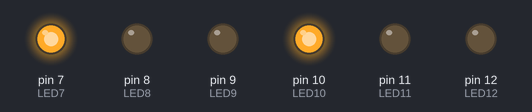
This sketch was run on a simulated Arduino Uno, built with avr-gcc and run on an emulated ATmega328P. Parts: output pins drawn as LEDs (lit = HIGH).

Above: at 0.5 s.
At 3.0 s:
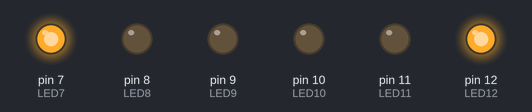
At 5.5 s:
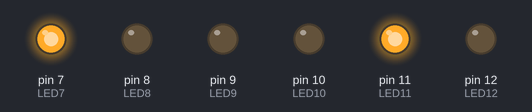
At 9.0 s:
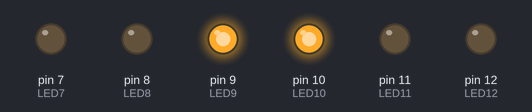
At 11.5 s:
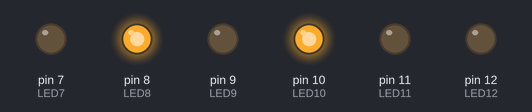
Timing chart, 0 to 15.6 s (numbered marks = the images above):
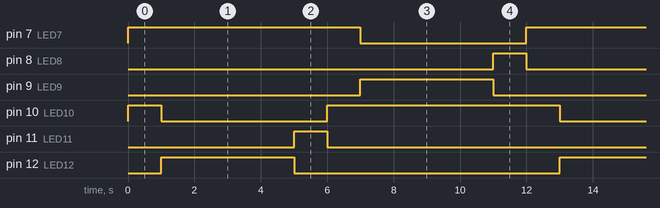

The sketch:

semafor_final.ino
```cpp
/*************************************************************************
**                                                                      **
**                                  Serial                              **
**       Joan torrescasana                       20/03/2017             **
*************************************************************************/

//****** Includes  *******************************************************


//****** Variables *******************************************************
//SEMAFOR A
const int LED7 = 7;                        // LED7 es el pin digital 7
const int LED8 = 8;                        // LED8 es el pin digital 8
const int LED9 = 9;                        // LED9 es el pin digital 9
//SEMAFOR B
const int LED10 = 10;                      // LED10 es el pin digital 10
const int LED11 = 11;                      //LED11 es el pin digital 11
const int LED12 = 12;                      // LED12 es el pin digital 12


//********** SETUP *******************************************************

void setup()
{
  pinMode(LED7, OUTPUT);      // sets the digital pin as output
  pinMode(LED8, OUTPUT);      // sets the digital pin as output
  pinMode(LED9, OUTPUT);      // sets the digital pin as output
  pinMode(LED10, OUTPUT);      // sets the digital pin as output
  pinMode(LED11, OUTPUT);      // sets the digital pin as output
  pinMode(LED12, OUTPUT);      // sets the digital pin as output
}

void loop()
{
  digitalWrite(LED7, HIGH);   // sets the LED on
  digitalWrite(LED10, HIGH);   // sets the LED on
  delay(1000);                 // waits for a second
  digitalWrite(LED7, HIGH);   // sets the LED on
  digitalWrite(LED10, LOW);    // sets the LED off
  digitalWrite(LED12, HIGH);   // sets the LED on
  delay(4000);                  // waits for FOUR seconds
  digitalWrite(LED7, HIGH);   // sets the LED on
  digitalWrite(LED12, LOW);    // sets the LED off
  digitalWrite(LED11, HIGH);   // sets the LED on
  delay(1000);                  // waits for FOUR seconds
  digitalWrite(LED11, LOW);   // sets the LED on
  digitalWrite(LED7, HIGH);   // sets the LED on
  digitalWrite(LED10, HIGH);   // sets the LED on
  delay(1000);                  // waits for FOUR seconds
  digitalWrite(LED7, LOW);   // sets the LED on
  digitalWrite(LED9, HIGH);   // sets the LED on
  digitalWrite(LED10, HIGH);   // sets the LED on
  delay(4000);                  // waits for FOUR seconds
  digitalWrite(LED9, LOW);   // sets the LED on
  digitalWrite(LED8, HIGH);   // sets the LED on
  digitalWrite(LED10, HIGH);   // sets the LED on
  delay(1000);                  // waits for FOUR seconds
  digitalWrite(LED8, LOW);   // sets the LED on
  digitalWrite(LED7, HIGH);   // sets the LED on
  digitalWrite(LED10, HIGH);   // sets the LED on
}
```

Measured:
- by itself, pin 7 (LED7): alternates HIGH for 7.0 s and LOW for 5.0 s
- by itself, pin 8 (LED8), pin 11 (LED11): alternates HIGH for 1.0 s and LOW for 11.0 s
- by itself, pin 9 (LED9), pin 12 (LED12): alternates HIGH for 4.0 s and LOW for 8.0 s
- by itself, pin 10 (LED10): repeats every 12.0 s: LOW 5.0 s, HIGH 7.0 s
